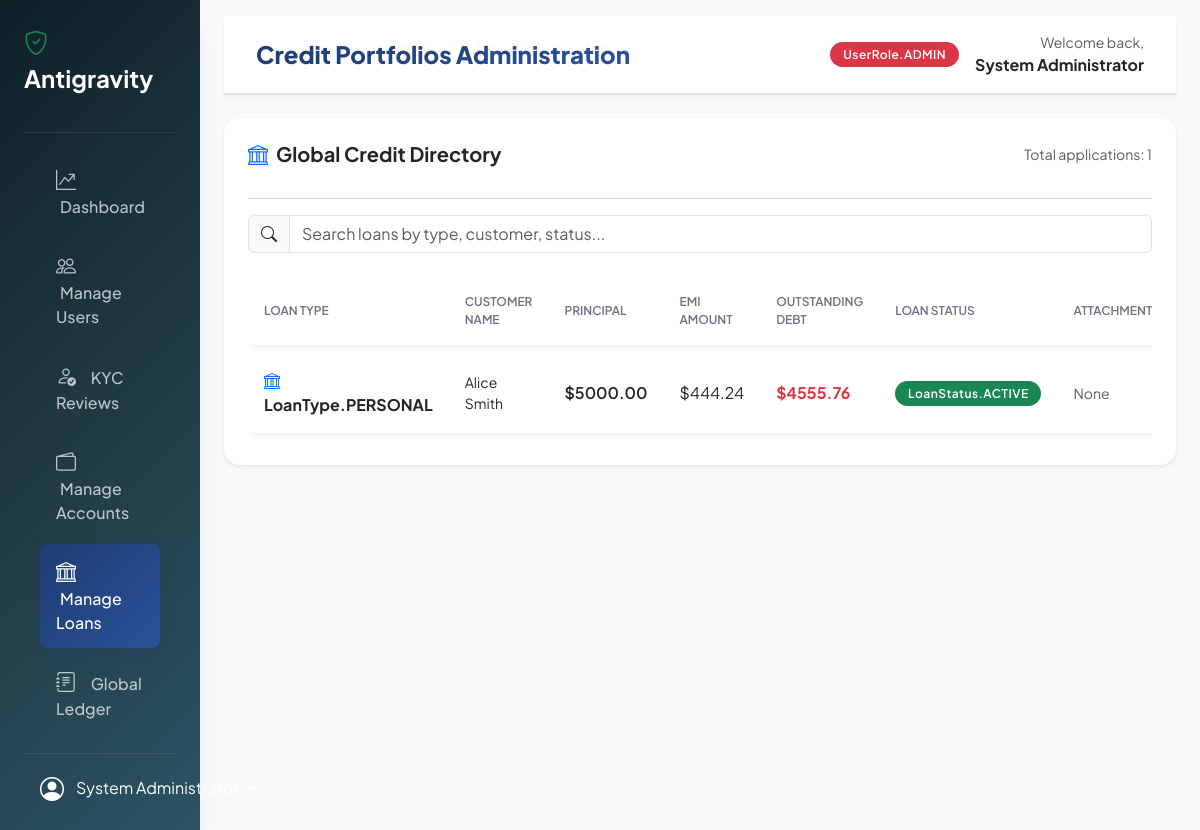
The app's page /admin/loans (signed in) with its own data.
### app/models/user.py (models this page shows)
class User(Base):
    __tablename__ = "users"
    id = Column(Integer, primary_key=True, index=True)
    full_name = Column(String, nullable=False)
    email = Column(String, unique=True, index=True, nullable=False)
    mobile_number = Column(String, nullable=True)
    hashed_password = Column(String, nullable=False)
    address = Column(String, nullable=True)
    role = Column(Enum(UserRole), default=UserRole.CUSTOMER, nullable=False)
    kyc_status = Column(Enum(KYCStatus), default=KYCStatus.DRAFT, nullable=False)
    kyc_comments = Column(String, nullable=True)
    is_active = Column(Boolean, default=True, nullable=False)
    created_at = Column(DateTime(timezone=True), server_default=func.now())
    updated_at = Column(DateTime(timezone=True), server_default=func.now(), onupdate=func.now())
    kyc_documents = relationship("KYCDocument", back_populates="user", cascade="all, delete-orphan")
    accounts = relationship("Account", back_populates="user", cascade="all, delete-orphan")
    loans = relationship("Loan", back_populates="user", cascade="all, delete-orphan")

### app/models/loan.py (models this page shows)
class Loan(Base):
    __tablename__ = "loans"
    id = Column(Integer, primary_key=True, index=True)
    user_id = Column(Integer, ForeignKey("users.id", ondelete="CASCADE"), nullable=False)
    loan_type = Column(Enum(LoanType), nullable=False)
    principal_amount = Column(Numeric(precision=15, scale=2), nullable=False)
    interest_rate = Column(Numeric(precision=5, scale=2), nullable=False)
    tenure_months = Column(Integer, nullable=False)
    emi_amount = Column(Numeric(precision=15, scale=2), default=0.00, nullable=False)
    status = Column(Enum(LoanStatus), default=LoanStatus.PENDING, nullable=False)
    outstanding_balance = Column(Numeric(precision=15, scale=2), default=0.00, nullable=False)
    comments = Column(String, nullable=True)
    created_at = Column(DateTime(timezone=True), server_default=func.now())
    updated_at = Column(DateTime(timezone=True), server_default=func.now(), onupdate=func.now())
    user = relationship("User", back_populates="loans")
    documents = relationship("LoanDocument", back_populates="loan", cascade="all, delete-orphan")
    emi_schedule = relationship("LoanEMISchedule", back_populates="loan", cascade="all, delete-orphan")
    repayments = relationship("LoanRepaymentHistory", back_populates="loan", cascade="all, delete-orphan")

### app/loans/router.py (the view)
@router.get("/admin/loans", response_class=HTMLResponse)
def get_admin_loans_page(
    request: Request,
    admin: User = Depends(get_current_admin_page),
    db: Session = Depends(get_db)
):
    loans = loan_service.list_all_loans(db)
    return templates.TemplateResponse(
        request,
        "admin/loans.html",
        {"user": admin, "loans": loans}
    )

### templates/admin/loans.html (shortened to what this page needs)
{% extends "layouts/base.html" %}
{% block header_title %}Credit Portfolios Administration{% endblock %}
{% block content %}
<div class="card border-0 shadow-sm rounded-4 p-4">
    <div class="d-flex justify-content-between align-items-center mb-3">
        <h5 class="fw-bold m-0"><i class="bi bi-bank text-primary me-2"></i>Global Credit Directory</h5>
        <span class="text-muted small">Total applications: {{ loans|length }}</span>
    </div>
    <hr class="text-muted">
    <div class="mb-3 input-group">
        <span class="input-group-text bg-light"><i class="bi bi-search"></i></span>
        <input type="text" class="form-control table-search" data-target="loans-table" placeholder="Search loans by type, customer, status...">
    </div>
    {% if loans %}
    <div class="table-responsive">
        <table class="table align-middle custom-table mb-0" id="loans-table">
            <thead>
                <tr>
                    <th>Loan Type</th>
                    <th>Customer Name</th>
                    <th>Principal</th>
                    <th>EMI Amount</th>
                    <th>Outstanding Debt</th>
                    <th>Loan Status</th>
                    <th>Attachments</th>
                </tr>
            </thead>
            <tbody>
                {% for ln in loans %}
                <tr>
                    <td class="fw-bold"><i class="bi bi-bank text-primary me-2"></i>{{ ln.loan_type }}</td>
                    <td class="small">{{ ln.user.full_name }}</td>
                    <td class="fw-semibold">${{ "%.2f"|format(ln.principal_amount) }}</td>
                    <td>${{ "%.2f"|format(ln.emi_amount) }}</td>
                    <td class="text-danger fw-bold">${{ "%.2f"|format(ln.outstanding_balance) }}</td>
                    <td>
                        <span class="badge badge-premium {% if ln.status == 'ACTIVE' %}bg-success{% elif ln.status == 'PENDING' %}bg-warning text-dark{% elif ln.status == 'COMPLETED' %}bg-secondary{% else %}bg-danger{% endif %}">
                            {{ ln.status }}
                        </span>
                    </td>
                    <td>
                        {% if ln.documents %}
                        <div class="dropdown">
                            <button class="btn btn-sm btn-outline-secondary dropdown-toggle" type="button" data-bs-toggle="dropdown" aria-expanded="false">
                                Docs ({{ ln.documents|length }})
                            </button>
                            <ul class="dropdown-menu shadow">
                                {% for d in ln.documents %}
                                <li><a class="dropdown-item small" href="{{ d.document_url }}" target="_blank"><i class="bi bi-file-earmark-check me-1"></i>{{ d.document_name }}</a></li>
                                {% endfor %}
                            </ul>
                        </div>
                        {% else %}
                        <span class="text-muted small">None</span>
                        {% endif %}
                    </td>
                </tr>
                {% endfor %}
            </tbody>
        </table>
    </div>
    {% else %}
    <div class="text-center py-5 text-muted">
        <i class="bi bi-bank fs-1 d-block mb-3"></i>
        <p>No credit portfolio applications filed yet.</p>
    </div>
    {% endif %}
</div>
{% endblock %}

### templates/layouts/base.html (shortened to what this page needs)
<!DOCTYPE html>
<html lang="en">
<head>
    <link href="https://cdn.jsdelivr.net/npm/bootstrap@5.3.0/dist/css/bootstrap.min.css" rel="stylesheet">
    <link href="https://cdn.jsdelivr.net/npm/bootstrap-icons@1.10.0/font/bootstrap-icons.css" rel="stylesheet">
    <link href="/static/css/custom.css" rel="stylesheet">
</head>
<body class="bg-light">
    <div class="container-fluid p-0">
        <div class="row g-0">
            <div class="col-auto col-md-3 col-xl-2 px-sm-2 px-0 sidebar d-flex flex-column align-items-stretch">
                <div class="d-flex flex-column align-items-center align-items-sm-start px-3 pt-4 text-white min-vh-100 w-100">
                    <a href="/" class="d-flex align-items-center pb-3 mb-md-1 me-md-auto text-white text-decoration-none">
                        <span class="fs-4 fw-bold"><i class="bi bi-shield-check text-success me-2"></i>Antigravity</span>
                    </a>
                    <hr class="w-100 text-secondary">
                    <ul class="nav nav-pills flex-column mb-auto align-items-center align-items-sm-start w-100" id="menu">
                        {% if user.role == "CUSTOMER" %}
                        <li class="w-100">
                            <a href="/dashboard" class="nav-link align-middle px-3 {% if request.url.path == '/dashboard' %}active{% endif %}">
                                <i class="fs-5 bi-speedometer2 me-2"></i> <span class="ms-1 d-none d-sm-inline">Dashboard</span>
                            </a>
                        </li>
                        <li class="w-100">
                            <a href="/accounts" class="nav-link align-middle px-3 {% if request.url.path == '/accounts' %}active{% endif %}">
                                <i class="fs-5 bi-wallet2 me-2"></i> <span class="ms-1 d-none d-sm-inline">Accounts</span>
                            </a>
                        </li>
                        <li class="w-100">
                            <a href="/transactions" class="nav-link align-middle px-3 {% if request.url.path == '/transactions' %}active{% endif %}">
                                <i class="fs-5 bi-arrow-left-right me-2"></i> <span class="ms-1 d-none d-sm-inline">Transactions</span>
                            </a>
                        </li>
                        <li class="w-100">
                            <a href="/statements" class="nav-link align-middle px-3 {% if request.url.path == '/statements' %}active{% endif %}">
                                <i class="fs-5 bi-file-text me-2"></i> <span class="ms-1 d-none d-sm-inline">Statements</span>
                            </a>
                        </li>
                        <li class="w-100">
                            <a href="/loans" class="nav-link align-middle px-3 {% if request.url.path == '/loans' %}active{% endif %}">
                                <i class="fs-5 bi-bank me-2"></i> <span class="ms-1 d-none d-sm-inline">Loans</span>
                            </a>
                        </li>
                        <li class="w-100">
                            <a href="/kyc" class="nav-link align-middle px-3 {% if request.url.path == '/kyc' %}active{% endif %}">
                                <i class="fs-5 bi-person-badge me-2"></i> <span class="ms-1 d-none d-sm-inline">KYC Upload</span>
                            </a>
                        </li>
                        <li class="w-100">
                            <a href="/profile" class="nav-link align-middle px-3 {% if request.url.path == '/profile' %}active{% endif %}">
                                <i class="fs-5 bi-person-gear me-2"></i> <span class="ms-1 d-none d-sm-inline">Profile Settings</span>
                            </a>
                        </li>
                        {% elif user.role == "ADMIN" %}
                        <li class="w-100">
                            <a href="/admin/dashboard" class="nav-link align-middle px-3 {% if request.url.path == '/admin/dashboard' %}active{% endif %}">
                                <i class="fs-5 bi-graph-up-arrow me-2"></i> <span class="ms-1 d-none d-sm-inline">Dashboard</span>
                            </a>
                        </li>
                        <li class="w-100">
                            <a href="/admin/users" class="nav-link align-middle px-3 {% if request.url.path == '/admin/users' %}active{% endif %}">
                                <i class="fs-5 bi-people me-2"></i> <span class="ms-1 d-none d-sm-inline">Manage Users</span>
                            </a>
                        </li>
                        <li class="w-100">
                            <a href="/admin/kyc-reviews" class="nav-link align-middle px-3 {% if request.url.path == '/admin/kyc-reviews' %}active{% endif %}">
                                <i class="fs-5 bi-person-check me-2"></i> <span class="ms-1 d-none d-sm-inline">KYC Reviews</span>
                            </a>
                        </li>
                        <li class="w-100">
                            <a href="/admin/accounts" class="nav-link align-middle px-3 {% if request.url.path == '/admin/accounts' %}active{% endif %}">
                                <i class="fs-5 bi-wallet2 me-2"></i> <span class="ms-1 d-none d-sm-inline">Manage Accounts</span>
                            </a>
                        </li>
                        <li class="w-100">
                            <a href="/admin/loans" class="nav-link align-middle px-3 {% if request.url.path == '/admin/loans' %}active{% endif %}">
                                <i class="fs-5 bi-bank me-2"></i> <span class="ms-1 d-none d-sm-inline">Manage Loans</span>
                            </a>
                        </li>
                        <li class="w-100">
                            <a href="/admin/transactions" class="nav-link align-middle px-3 {% if request.url.path == '/admin/transactions' %}active{% endif %}">
                                <i class="fs-5 bi-journal-text me-2"></i> <span class="ms-1 d-none d-sm-inline">Global Ledger</span>
                            </a>
                        </li>
                        {% endif %}
                    </ul>
                    <hr class="w-100 text-secondary">
                    <div class="dropdown pb-4 w-100 px-3">
                        <a href="#" class="d-flex align-items-center text-white text-decoration-none dropdown-toggle" id="dropdownUser1" data-bs-toggle="dropdown" aria-expanded="false">
                            <i class="bi bi-person-circle fs-4 me-2"></i>
                            <span class="d-none d-sm-inline mx-1">{{ user.full_name }}</span>
                        </a>
                    </div>
                </div>
            </div>
            <div class="col py-3 px-md-4" style="max-height: 100vh; overflow-y: auto;">
                <header class="navbar-top d-flex justify-content-between align-items-center border-bottom mb-4">
                    <h1 class="h4 m-0 brand-title">
                        {% block header_title %}Overview{% endblock %}
                    </h1>
                    <div class="d-flex align-items-center">
                        <span class="badge badge-premium {% if user.role == 'ADMIN' %}bg-danger{% else %}bg-primary{% endif %} me-3">
                            {{ user.role }}
                        </span>
                        <div class="text-end">
                            <small class="text-muted d-block">Welcome back,</small>
                            <strong class="text-dark">{{ user.full_name }}</strong>
                        </div>
                    </div>
                </header>
                {% set flash_success = request.query_params.get('success') %}
                {% set flash_error = request.query_params.get('error') %}
                <main>
                    {% block content %}{% endblock %}
                </main>
            </div>
        </div>
    </div>
</body>
</html>

### static/css/custom.css (style rules this page uses)
:root { --primary-gradient: linear-gradient(135deg, #1e3c72 0%, #2a5298 100%); --accent-gradient: linear-gradient(135deg, #11998e 0%, #38ef7d 100%); --warning-gradient: linear-gradient(135deg, #f12711 0%, #f5af19 100%); --dark-gradient: linear-gradient(135deg, #0f2027 0%, #203a43 50%, #2c5364 100%); --bg-light: #f8f9fa; --bg-card: #ffffff; --font-primary: 'Plus Jakarta Sans', sans-serif; --shadow-sm: 0 4px 6px -1px rgba(0, 0, 0, 0.05), 0 2px 4px -1px rgba(0, 0, 0, 0.03); --shadow-md: 0 10px 15px -3px rgba(0, 0, 0, 0.05), 0 4px 6px -2px rgba(0, 0, 0, 0.02); --shadow-lg: 0 20px 25px -5px rgba(0, 0, 0, 0.07), 0 10px 10px -5px rgba(0, 0, 0, 0.02); }
body { font-family: var(--font-primary); background-color: #f3f4f6; color: #1f2937; overflow-x: hidden; }
.brand-title { background: var(--primary-gradient); -webkit-background-clip: text; -webkit-text-fill-color: transparent; font-weight: 800; }
.sidebar { background: var(--dark-gradient); min-height: 100vh; box-shadow: var(--shadow-lg); z-index: 1000; }
.sidebar .nav-link { color: rgba(255, 255, 255, 0.7); font-weight: 500; padding: 0.8rem 1.5rem; border-radius: 0.5rem; margin: 0.2rem 1rem; transition: all 0.2s ease-in-out; }
.sidebar .nav-link.active { color: #ffffff; background: var(--primary-gradient); box-shadow: 0 4px 14px 0 rgba(30, 60, 114, 0.4); }
.navbar-top { background-color: var(--bg-card); box-shadow: var(--shadow-sm); padding: 1rem 2rem; }
.custom-table { border-collapse: separate; border-spacing: 0 0.5rem; }
.custom-table tr { background-color: var(--bg-card); box-shadow: var(--shadow-sm); border-radius: 0.5rem; transition: all 0.15s ease-in-out; }
.custom-table td, .custom-table th { border: none; padding: 1rem; vertical-align: middle; }
.custom-table th { font-weight: 600; color: #6b7280; text-transform: uppercase; font-size: 0.75rem; }
.badge-premium { padding: 0.4rem 0.8rem; border-radius: 30px; font-weight: 600; font-size: 0.75rem; letter-spacing: 0.5px; }

### records on screen
User: full_name "System Administrator", role "UserRole.ADMIN"
Loan: loan_type "LoanType.PERSONAL", user.full_name "Alice Smith", principal_amount "5000.00", emi_amount "444.24", outstanding_balance "4555.76", status "LoanStatus.ACTIVE"

### other values on screen
{{ loans|length }} "1"
